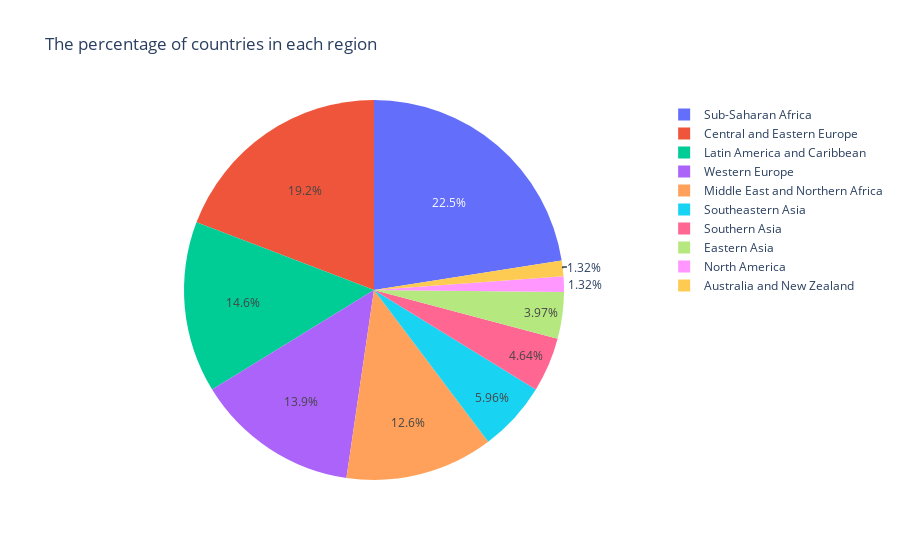

The cell this chart's notebook holds for it:
### Code cell
regions = hscore["Region_2015"].value_counts()
fig = py.pie(labels = regions.index, values = regions.values, title = "The percentage of countries in each region", names = regions.index)
fig.show()

### Figure 1 — Plotly figure (JSON) as saved in the notebook; plotly's stock layout.template omitted (floating-point values rounded to 4 significant figures)
{"data": [{"domain": {"x": [0, 1], "y": [0, 1]}, "hovertemplate": "label=%{label}<br>value=%{value}<extra></extra>", "labels": ["Sub-Saharan Africa", "Central and Eastern Europe", "Latin America and Caribbean", "Western Europe", "Middle East and Northern Africa", "Southeastern Asia", "Southern Asia", "Eastern Asia", "North America", "Australia and New Zealand"], "legendgroup": "", "name": "", "showlegend": true, "type": "pie", "values": [34, 29, 22, 21, 19, 9, 7, 6, 2, 2]}], "layout": {"legend": {"tracegroupgap": 0}, "title": {"text": "The percentage of countries in each region"}}}
